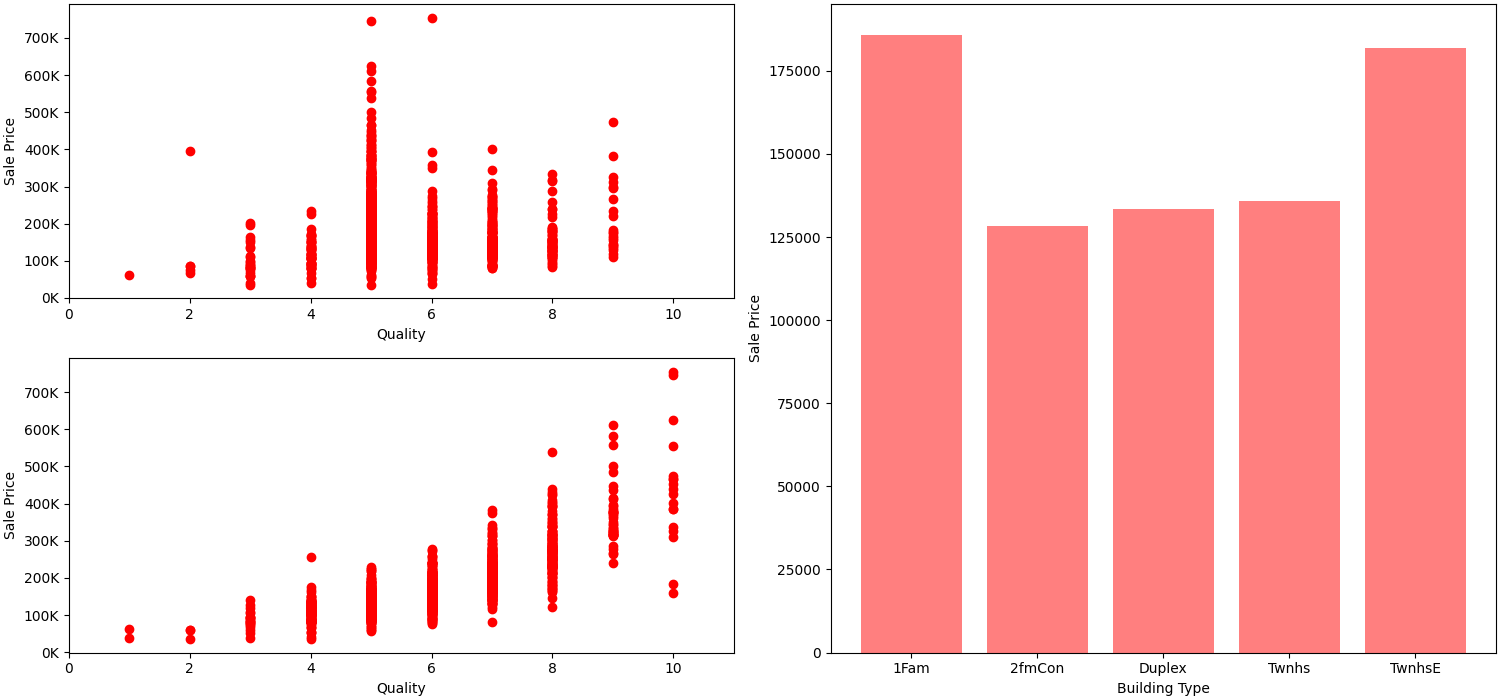

Write the Python code that produced this figure.
import matplotlib
import matplotlib.pyplot as plt
import numpy as np
import pandas as pd

print("matplotlib version: {}".format(matplotlib.__version__))
print("numpy version: {}".format(np.__version__))
print("pandas version: {}".format(pd.__version__))

# Read dataset
df = pd.read_csv("train.csv")

layout = [["hist_one", "main"], ["hist_two", "main"]]
build_type = df.groupby(["BldgType"], as_index=False).agg({"SalePrice": "mean"})
fig = plt.figure(layout="constrained", figsize=(15, 7))
axs = fig.subplot_mosaic(
    mosaic=layout,
    per_subplot_kw={
        ("hist_one", "hist_two"): {
            "xlim": (0, 11),
            "xticks": np.arange(0, 12, 2),
            "yticks": np.arange(0, 800000, 100000),
            "yticklabels": [
                "{:.0f}".format(y / 1000) + "K" for y in range(0, 800000, 100000)
            ],
            "xlabel": "Quality",
            "ylabel": "Sale Price",
        },
        "main": {"xlabel": "Building Type", "ylabel": "Sale Price"},
    },
)

axs["hist_one"].scatter(df.OverallCond, df.SalePrice, color="red")
axs["hist_two"].scatter(df.OverallQual, df.SalePrice, color="red")
axs["main"].bar(
    x=build_type.BldgType, height=build_type.SalePrice, color="red", alpha=0.5
)
plt.savefig("subplot_mosaic_example2.png")
plt.show()
